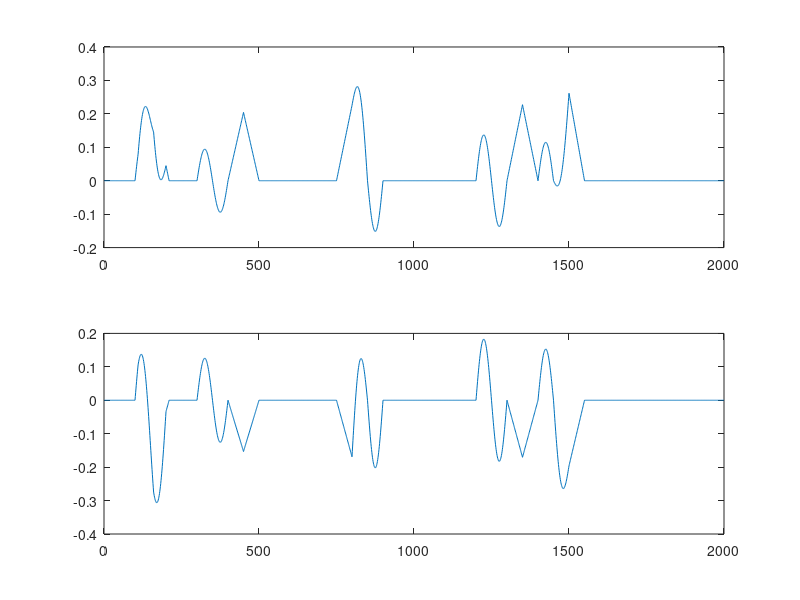

MATLAB code for this plot: (Note: this script raises an error after producing the figure.)
load('hw13.mat');
close all;

figure
subplot(2,1,1)
plot(X(1,:))
subplot(2,1,2)
plot(X(2,:))



L = 100;      
K = 5;                                        
[N,T] = size(X);

A = randn(N,N);
A = A./repmat(vecnorm(A),N,1);
S_hat = zeros(L,N);
alpha = zeros(K,N);
tau = zeros(K,N);

itrMAX=10;
obj_fun=zeros(1,itrMAX);
%%
for itr=1:itrMAX
    Z = pinv(A)*X;
    
    for n = 1:N
        [S_hat(:,n),alpha(:,n),tau(:,n),er] = SBD(Z(n,:) , L , K);
        zz = zeros(1,T);
        idx = tau(:,n)'+(0:(L-1)).';
        zz(idx) = S_hat(:,n)*alpha(:,n)';
        Z(n,:)=zz;
    end

    A = X*pinv(Z);
    A = A./repmat(vecnorm(A),N,1);

    X_hat = A*Z;
    obj_fun(itr) = norm(X - X_hat , 'fro')/norm(X,'fro');

end

%%
X1=A(:,1)*Z(1,:);
X2=A(:,2)*Z(2,:);


close all
figure
subplot(4,1,1)
plot(S_hat(:,1))
xlim([0 T])
subplot(4,1,2)
stem(tau(:,1) , alpha(:,1) ,'^')
xlim([0 T])
subplot(4,1,3)
plot(1:T,X(1,:),'LineWidth',4)
hold on
plot(1:T,X1(1,:),'r','LineWidth',2)
subplot(4,1,4)
plot(1:T,X(2,:),'LineWidth',4)
hold on
plot(1:T,X1(2,:),'r','LineWidth',2)

figure
subplot(4,1,1)
plot(S_hat(:,2))
xlim([0 T])
subplot(4,1,2)
stem(tau(:,2) , alpha(:,2) ,'^')
xlim([0 T])
subplot(4,1,3)
plot(1:T,X(1,:),'LineWidth',4)
hold on
plot(1:T,X2(1,:),'r','LineWidth',2)
subplot(4,1,4)
plot(1:T,X(2,:),'LineWidth',4)
hold on
plot(1:T,X2(2,:),'r','LineWidth',2)


figure
subplot(2,1,1)
plot(X(1,:),'LineWidth',4);hold on;plot(X_hat(1,:),'r','LineWidth',2)
subplot(2,1,2)
plot(X(2,:),'LineWidth',4);hold on;plot(X_hat(2,:),'r','LineWidth',2)